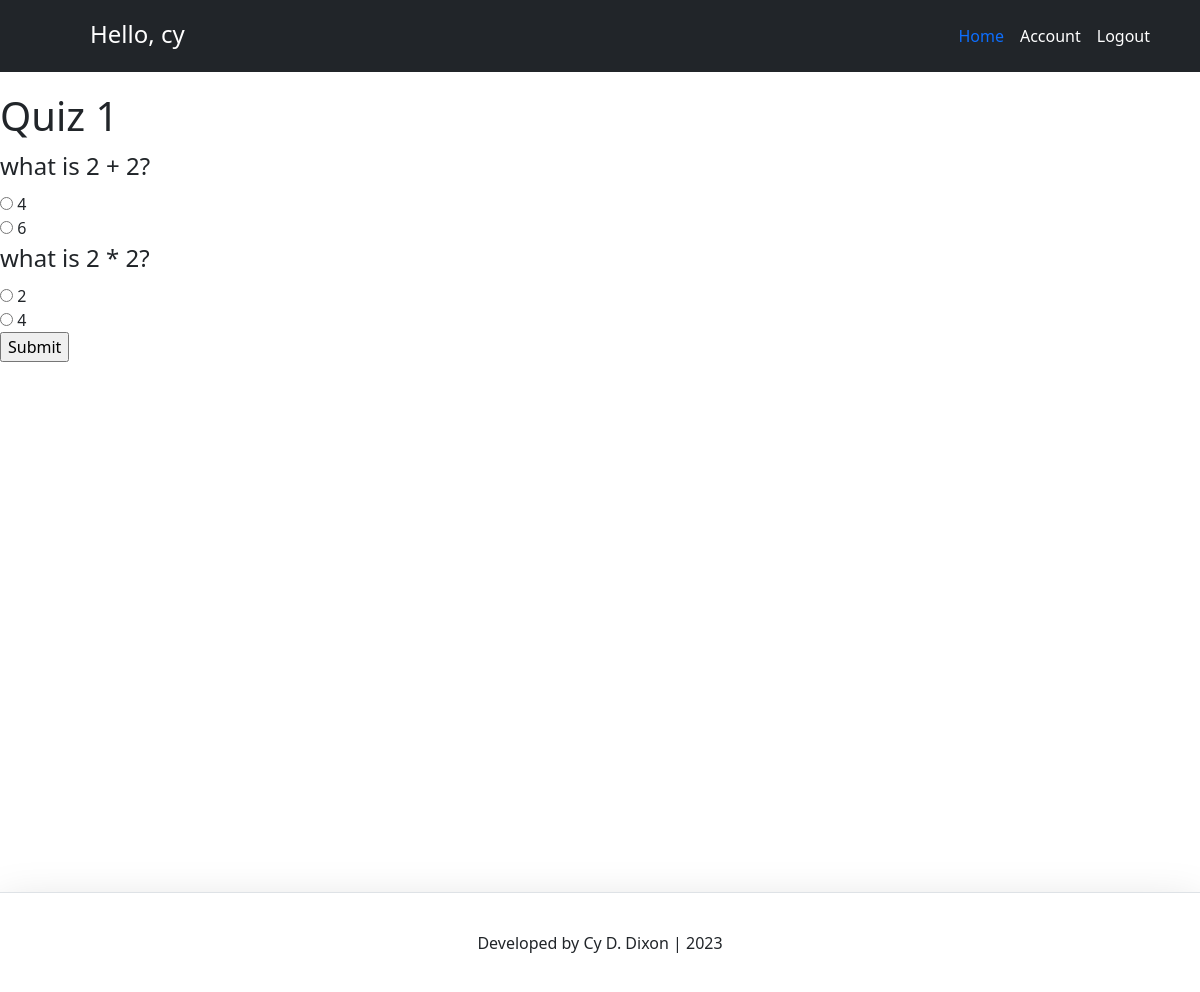
The app's page /quiz/2/ (signed in) with its own data.
### account/models.py (models this page shows, shortened)
class Account(AbstractBaseUser):
	email 					= models.EmailField(verbose_name="email", max_length=60, unique=True)
	username 				= models.CharField(max_length=30, unique=True)
	date_joined				= models.DateTimeField(verbose_name='date joined', auto_now_add=True)
	last_login				= models.DateTimeField(verbose_name='last login', auto_now=True)
	is_admin				= models.BooleanField(default=False)
	is_active				= models.BooleanField(default=True)
	is_staff				= models.BooleanField(default=False)
	is_superuser			= models.BooleanField(default=False)
	USERNAME_FIELD = 'email'
	REQUIRED_FIELDS = ['username']
	objects = MyAccountManager()

### quiz/models.py (models this page shows, shortened)
class Quiz(models.Model):
    name = models.CharField(max_length=255)
    type = models.CharField(max_length=255, default="none")
    description = models.TextField(default="empty")

class Question(models.Model):
    quiz = models.ForeignKey(Quiz, on_delete=models.CASCADE)
    text = models.TextField(default="empty")

class Choice(models.Model):
    question = models.ForeignKey(Question, on_delete=models.CASCADE)
    text = models.CharField(max_length=255)
    is_correct = models.BooleanField(default=False)

### quiz/views.py (the view)
# urls.py: path('<int:quiz_id>/', views.start_quiz, name='start_quiz'),
def start_quiz(request, quiz_id):
    context = {}
    taken = 0
    user = request.user  # Assuming user is authenticated
    quiz = get_object_or_404(Quiz, pk=quiz_id)
    questions = Question.objects.filter(quiz=quiz)
    if QuizTaker.objects.filter(user=user, quiz=quiz).exists():
        quiz_taker = QuizTaker.objects.get(user=user, quiz=quiz)
        print("getting user")
    else:
        quiz_taker = QuizTaker.objects.create(user=user, quiz=quiz)
        print("creating user")
    if quiz_taker.attempts >= 3:
        taken = 1
    else:
        print(quiz_taker.attempts)
        quiz_taker.attempts += 1
        quiz_taker.save()
    return render(request, 'start_quiz.html', {'taken': taken, 'quiz': quiz, 'questions': questions, 'quiz_taker': quiz_taker})

### quiz/templates/start_quiz.html (shortened to what this page needs)
{% extends "base.html" %}
{% block content %}
{% if taken == 1 %}
  <h1> You have already taken this quiz 3 times: {{ quiz.name }}</h1>
  <h1> <a class="btn btn-primary" href="{% url 'home' %}" role="button">Go Home</a> </h1>
{% else %}
  <h1>{{ quiz.name }}</h1>
  <form method="post" action="{% url 'submit_quiz' quiz.id %}">
    {% for question in questions %}
      <fieldset>
        <legend>{{ question.text }}</legend>
        {% for choice in question.choice_set.all %}
          <label>
            <input type="radio" name="question_{{ question.id }}" value="{{ choice.id }}">
            {{ choice.text }}
          </label><br>
        {% endfor %}
      </fieldset>
    {% endfor %}
    <input type="submit" value="Submit">
  </form>
{% endif %}
{% endblock %}

### templates/snippets/header.html (shortened to what this page needs)
<link href="https://cdn.jsdelivr.net/npm/bootstrap@5.3.1/dist/css/bootstrap.min.css" rel="stylesheet">
<header class="p-3 text-bg-dark">
  <div class="container">
    <div class="d-flex flex-wrap">
      <a href="/" class="d-flex mb-3 mb-md-0 me-md-auto link-body-emphasis text-decoration-none">
        <svg class="bi me-2" width="40" height="32"><use xlink:href="#bootstrap"/></svg>
        {% if request.user.is_authenticated %}
          <span class="text-white fs-4">Hello, {{request.user.username}}</span>
        {% else %}
          <span class="text-white fs-4">It's Django Time!</span>
        {% endif %}
      </a>
      <ul class="nav">
        {% if request.user.is_authenticated %}
          <li><a class="nav-link px-2 text-blue" aria-current="page" href="{% url 'home' %}"> Home </a></li>
          <li><a class="nav-link px-2 text-white" href="{% url 'account' %}"> Account </a></li>
          <li><a class="nav-link px-2 text-white" href="{% url 'logout' %}"> Logout </a></li>
        {% else %}
          <li><a class="nav-link px-2 text-blue" href="{% url 'home' %}">Home</a></li>
          <li><a class="nav-link px-2 text-white" href="{% url 'register' %}">Register</a></li>
          <li><a class="nav-link px-2 text-white" href="{% url 'login' %}">Login</a> </li>
        {% endif %}
      </ul>
  </div>
</header>

### templates/snippets/header.html (style rules this page uses)
.p-3 { margin-bottom: 20px; }

### templates/snippets/base_css.html (style rules this page uses)
body { background-color: #F5F5F5; }

### records on screen
Account: user.username "cy"
Quiz: name "Quiz 1"
Question: text "what is 2 + 2?"
Choice: text "4"
Choice: text "6"
Question: text "what is 2 * 2?"
Choice: text "2"
Choice: text "4"
